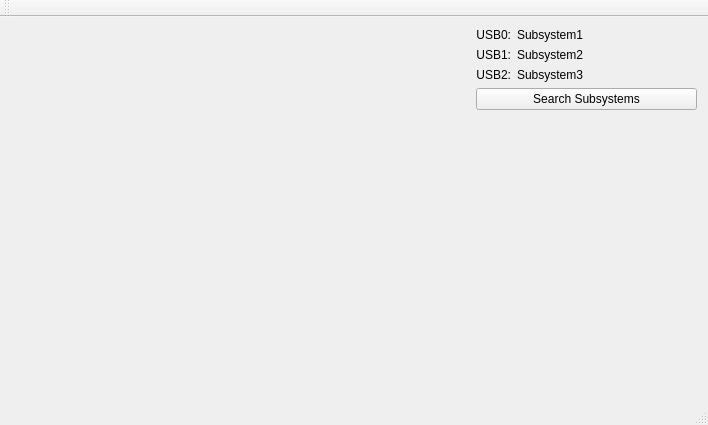
<?xml version="1.0" encoding="UTF-8"?>
<ui version="4.0">
 <class>MainWindow</class>
 <widget class="QMainWindow" name="MainWindow">
  <property name="geometry">
   <rect>
    <x>0</x>
    <y>0</y>
    <width>708</width>
    <height>425</height>
   </rect>
  </property>
  <property name="windowTitle">
   <string>Pluto User Interface</string>
  </property>
  <widget class="QWidget" name="centralWidget">
   <layout class="QHBoxLayout" name="horizontalLayout">
    <item>
     <spacer name="horizontalSpacer">
      <property name="orientation">
       <enum>Qt::Horizontal</enum>
      </property>
      <property name="sizeHint" stdset="0">
       <size>
        <width>454</width>
        <height>20</height>
       </size>
      </property>
     </spacer>
    </item>
    <item>
     <layout class="QVBoxLayout" name="verticalLayout">
      <item>
       <layout class="QFormLayout" name="formLayout">
        <item row="0" column="0">
         <widget class="QLabel" name="label">
          <property name="text">
           <string>USB0:</string>
          </property>
          <property name="alignment">
           <set>Qt::AlignRight|Qt::AlignTrailing|Qt::AlignVCenter</set>
          </property>
         </widget>
        </item>
        <item row="0" column="1">
         <widget class="QLabel" name="sub1Label">
          <property name="minimumSize">
           <size>
            <width>180</width>
            <height>0</height>
           </size>
          </property>
          <property name="maximumSize">
           <size>
            <width>180</width>
            <height>16777215</height>
           </size>
          </property>
          <property name="text">
           <string>Subsystem1</string>
          </property>
         </widget>
        </item>
        <item row="1" column="0">
         <widget class="QLabel" name="label_2">
          <property name="text">
           <string>USB1:</string>
          </property>
          <property name="alignment">
           <set>Qt::AlignRight|Qt::AlignTrailing|Qt::AlignVCenter</set>
          </property>
         </widget>
        </item>
        <item row="1" column="1">
         <widget class="QLabel" name="sub2Label">
          <property name="minimumSize">
           <size>
            <width>180</width>
            <height>0</height>
           </size>
          </property>
          <property name="maximumSize">
           <size>
            <width>180</width>
            <height>16777215</height>
           </size>
          </property>
          <property name="text">
           <string>Subsystem2</string>
          </property>
         </widget>
        </item>
        <item row="2" column="0">
         <widget class="QLabel" name="label_3">
          <property name="text">
           <string>USB2:</string>
          </property>
          <property name="alignment">
           <set>Qt::AlignRight|Qt::AlignTrailing|Qt::AlignVCenter</set>
          </property>
         </widget>
        </item>
        <item row="2" column="1">
         <widget class="QLabel" name="sub3Label">
          <property name="minimumSize">
           <size>
            <width>180</width>
            <height>0</height>
           </size>
          </property>
          <property name="maximumSize">
           <size>
            <width>180</width>
            <height>16777215</height>
           </size>
          </property>
          <property name="text">
           <string>Subsystem3</string>
          </property>
         </widget>
        </item>
       </layout>
      </item>
      <item>
       <widget class="QPushButton" name="searchSubButton">
        <property name="text">
         <string>Search Subsystems</string>
        </property>
       </widget>
      </item>
      <item>
       <spacer name="verticalSpacer">
        <property name="orientation">
         <enum>Qt::Vertical</enum>
        </property>
        <property name="sizeHint" stdset="0">
         <size>
          <width>20</width>
          <height>40</height>
         </size>
        </property>
       </spacer>
      </item>
     </layout>
    </item>
   </layout>
  </widget>
  <widget class="QMenuBar" name="menuBar">
   <property name="geometry">
    <rect>
     <x>0</x>
     <y>0</y>
     <width>708</width>
     <height>19</height>
    </rect>
   </property>
  </widget>
  <widget class="QToolBar" name="mainToolBar">
   <attribute name="toolBarArea">
    <enum>TopToolBarArea</enum>
   </attribute>
   <attribute name="toolBarBreak">
    <bool>false</bool>
   </attribute>
  </widget>
  <widget class="QStatusBar" name="statusBar"/>
 </widget>
 <layoutdefault spacing="6" margin="11"/>
 <resources/>
 <connections/>
</ui>
